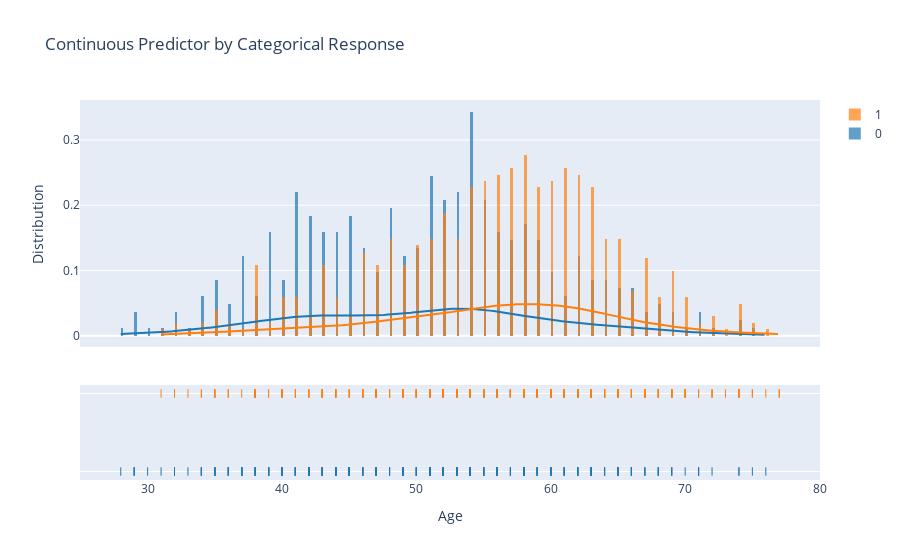
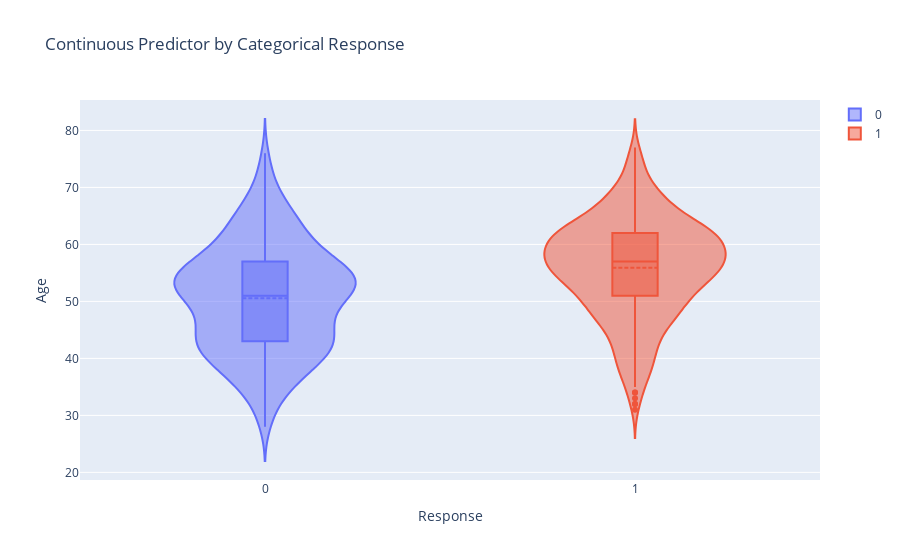
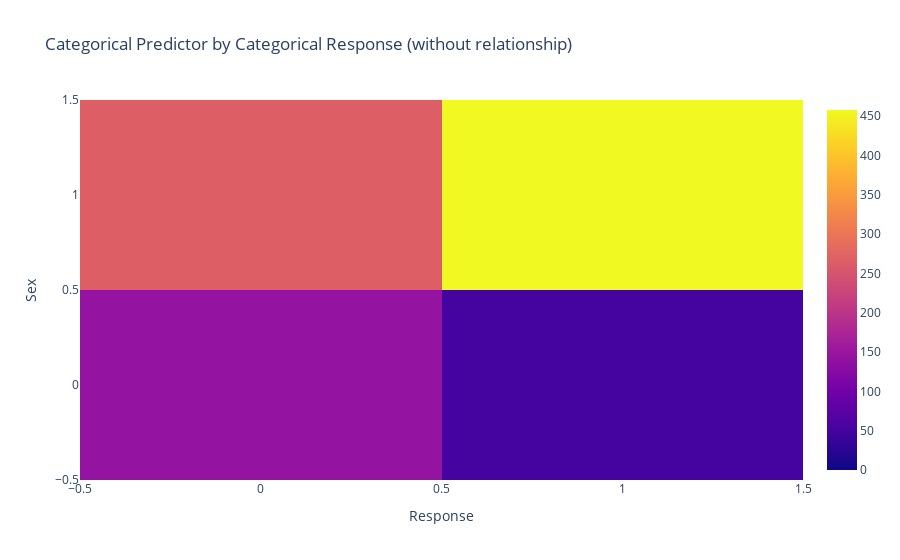
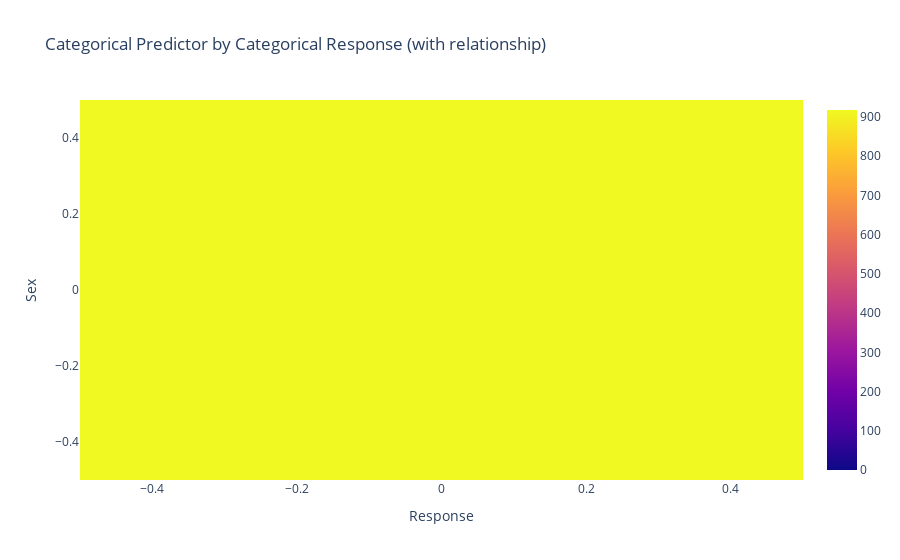

The code cell stored with these charts, in order, in its notebook:
### Code cell
import sys
 
import statsmodels.api
from plotly import express as px
from sklearn import datasets
 


def check_response(df,response):
    
    if df[response[0]].nunique()== 2:
        if df[response].dtypes[0] =="int64":
            df[response] = df[response].astype('object')
            print(df[response].columns[0],'- Categorical Response')
            return('CAT_RES') 
        else:
            print(df[response].columns[0],'- Categorical Response')
            return('CAT_RES')
    elif df[response[0]].nunique()> 2:
        if df[response].dtypes[0] =="O":
            print(df[response].columns[0],'- Categorical Response')
            return('CAT_RES')
        else:
            print(df[response].columns[0],'- Continuous Response')
            return('CONT_RES')

'''
def check_predictor(df,i,predictors):
    if df[predictors].dtypes[i] == "O" or len(df[response[0]].unique()) ==2:
        return('CAT_PRED')
    else:
        return('CONT_PRED')

'''

def check_predictor(df,i,predictors):
    if df[predictors[i]].nunique()== 2:
        if df[predictors[i]].dtypes =="int64":
            print(df[predictors].columns[i],'- Categorical Response saved as numeric')
            df[predictors[i]] = df[predictors[i]].astype('object')
            print(df[predictors].columns[i],'- Categorical Response')
            return('CAT_PRED') 
        else:
            print(df[predictors].columns[i],'- Categorical Response')
            return('CAT_PRED')
    elif df[predictors[i]].nunique()> 2:
        if df[predictors[i]].dtypes =="O":
            print(df[predictors].columns[i],'- Categorical Response')
            return('CAT_PRED')
        else:
            #print(df[predictors].columns[i],'- Continuous Response')
            return('CONT_PRED')

    
    
def cont_response_cont_predictor(df,i,response,predictors,table):
    print('Called: cont_response_cont_predictor')
    x = df[df.columns[i]]
    #print(x.values)
    y = df[df.columns[-1]]
    
    
    
    predictor = statsmodels.api.add_constant(df.iloc[:,i].T.values)
    linear_regression_model = statsmodels.api.OLS(y, predictor)
    linear_regression_model_fitted = linear_regression_model.fit()
    print(f"Variable: {df.columns[i]}")
    print(linear_regression_model_fitted.summary())
    # Get the stats
    t_value = round(linear_regression_model_fitted.tvalues[1], 6)
    p_value = "{:.6e}".format(linear_regression_model_fitted.pvalues[1])


    fig = px.scatter(x=x, y=y, trendline="ols")
    fig.update_layout(
        title="Continuous Response by Continuous Predictor",
        xaxis_title=df.columns[i],
        yaxis_title="Response",
    )
    fig.show()
    table.append([df.columns[i],'Continuous Predictor','Continuous Response',t_value,p_value])
    #print(table)
    return
    
def cat_response_cont_predictor(df,i,response,predictors,table):
    print('Called: cat_response_cont_predictor')
    #print(df[response])
    group_labels = df.iloc[:,-1].unique()
    # Group data together
    hist_data =[]
    for j in range(0,len(group_labels)):
           hist_data.append(df[df[response[0]]==group_labels[j]].iloc[:,i].values)
            
    n = len(df)
    # Create distribution plot with custom bin_size
    fig_1 = ff.create_distplot(hist_data, group_labels, bin_size=0.2)
    fig_1.update_layout(
        title="Continuous Predictor by Categorical Response",
        xaxis_title=df.columns[i],
        yaxis_title="Distribution",
    )
    fig_1.show()
    fig_2 = go.Figure()
    for curr_hist, curr_group in zip(hist_data, group_labels):
        fig_2.add_trace(
            go.Violin(
                x=np.repeat(curr_group, n),
                y=curr_hist,
                name=curr_group,
                box_visible=True,
                meanline_visible=True,
            )
        )
    fig_2.update_layout(
        title="Continuous Predictor by Categorical Response",
        xaxis_title="Response",
        yaxis_title=df.columns[i],
    )
    fig_2.show()
    
    x = df.iloc[:,i]
    y = df.iloc[:,-1].astype('category').cat.codes
    y = y.astype('int64')
    
    predictor = statsmodels.api.add_constant(df.iloc[:,i].T.values)
    log_regression_model = statsmodels.api.Logit(y, predictor)
    log_regression_model_fitted = log_regression_model.fit()
    print(f"Variable: {df.columns[i]}")
    print(log_regression_model_fitted.summary())
    # Get the stats
    t_value = round(log_regression_model_fitted.tvalues[1], 6)
    p_value = "{:.6e}".format(log_regression_model_fitted.pvalues[1])
    
    table.append([df.columns[i],'Continuous Predictor','Categorical Response',t_value,p_value])
    
    return

def cat_response_cat_predictor(df,i,response,predictors,table):
    print('Called: cat_response_cat_predictor')
    n = len(df)
    df[response] = df[response].astype('int64')
    x = df.iloc[:,i]
    y = df.iloc[:,-1]
    
    x_2 = [1 if abs(x_) > 0.5 else 0 for x_ in x]
    y_2 = [1 if abs(y_) > 0.5 else 0 for y_ in y]

    conf_matrix = confusion_matrix(x_2, y_2)

    fig_no_relationship = go.Figure(
        data=go.Heatmap(z=conf_matrix, zmin=0, zmax=conf_matrix.max())
    )
    fig_no_relationship.update_layout(
        title="Categorical Predictor by Categorical Response (without relationship)",
        xaxis_title="Response",
        yaxis_title=df.columns[i],
    )
    fig_no_relationship.show()
    

    x_2 = [1 if abs(x_) > 1.5 else 0 for x_ in x]
    y_2 = [1 if abs(y_) > 1.5 else 0 for y_ in y]

    conf_matrix = confusion_matrix(x_2, y_2)

    fig_no_relationship = go.Figure(
        data=go.Heatmap(z=conf_matrix, zmin=0, zmax=conf_matrix.max())
    )
    fig_no_relationship.update_layout(
        title="Categorical Predictor by Categorical Response (with relationship)",
        xaxis_title="Response",
        yaxis_title=df.columns[i],
    )
    fig_no_relationship.show()
    
    predictor = statsmodels.api.add_constant(df.iloc[:,i].T.values)
    log_regression_model = statsmodels.api.Logit(y, predictor)
    log_regression_model_fitted = log_regression_model.fit()
    print(f"Variable: {df.columns[i]}")
    print(log_regression_model_fitted.summary())
    # Get the stats
    t_value = round(log_regression_model_fitted.tvalues[1], 6)
    p_value = "{:.6e}".format(log_regression_model_fitted.pvalues[1])
    
    table.append([df.columns[i],'Categorical Predictor','Categorical Response',t_value,p_value])
    return


def cont_response_cat_pred(df,i,response,predictors,table):
    print('Called: cont_response_cat_pred')
    n = len(df)
    fig = px.violin(df,y=df.columns[-1],x=df.columns[i],box=True,hover_data=df.columns)
    fig.show()
    table.append([df.columns[i],'Categorical Predictor','Continuous Response',np.nan,np.nan])
    return


def random_forest():
    from sklearn.ensemble import RandomForestRegressor
    from sklearn.inspection import permutation_importance
    from sklearn.model_selection import train_test_split
    import time
    import numpy as np
    #diabetes = datasets.load_diabetes(as_frame=True)
    #df = diabetes['frame']
    X = df.iloc[:, :-1].values
    y = df.iloc[:,-1].values

    X_train, X_test, y_train, y_test = train_test_split(X, y, test_size=0.3, random_state=42)
    forest = RandomForestRegressor(random_state=0)
    forest.fit(X_train, y_train)
    
    start_time = time.time()
    importances = forest.feature_importances_
    std = np.std([tree.feature_importances_ for tree in forest.estimators_], axis=0)
    elapsed_time = time.time() - start_time
    print(f"Elapsed time to compute the importances: {elapsed_time:.3f} seconds")
    forest_importances_impurity = pd.Series(importances, index=df.iloc[:,:-1].columns)

    fig, ax = plt.subplots()
    forest_importances_impurity.plot.bar(yerr=std, ax=ax)
    ax.set_title("Feature importances using MDI")
    ax.set_ylabel("Mean decrease in impurity")
    fig.tight_layout()
    

    start_time = time.time()
    result = permutation_importance(
        forest, X_test, y_test, n_repeats=10, random_state=42, n_jobs=2
    )
    elapsed_time = time.time() - start_time
    print(f"Elapsed time to compute the importances: {elapsed_time:.3f} seconds")

    forest_importances_permutation = pd.Series(result.importances_mean, index=df.iloc[:,:-1].columns)
    fig, ax = plt.subplots()
    forest_importances_permutation.plot.bar(yerr=result.importances_std, ax=ax)
    ax.set_title("Feature importances using permutation on full model")
    ax.set_ylabel("Mean accuracy decrease")
    fig.tight_layout()
    plt.show()
    #print(result.importances_mean)
    return(result.importances_mean)
    #print(forest_importances_permutation.to_frame().rename(columns = {0:'Feature Importance'}).sort_values('Feature Importance',ascending=False))
    
 

    
if __name__ == "__main__":
    
    '''
    #Diabetes  
    diabetes = datasets.load_diabetes(as_frame=True)
    df = diabetes['frame']
    predictors = ['age','sex','bmi','bp','s1','s2','s3','s4','s5','s6']
    response = ['target']
    
    
    #Salary 
    df = pd.read_csv('salary.csv')
    df.head()
    predictors = ['Age','Sex','Location','Experience']
    response = ['Salary']
    '''
   
    #Heart 
    df = pd.read_csv('heart.csv')
    df.head()
    predictors = ['Age', 'Sex', 'ChestPainType', 'RestingBP', 'Cholesterol', 'FastingBS','RestingECG', 'MaxHR', 'ExerciseAngina', 'Oldpeak', 'ST_Slope']
    response = ['HeartDisease']
    #df[response] = df[response].astype('object')

    
    
    result_response = check_response(df,response)
    table = []
    
    print(result_response)
    for i in range(0,len(df.columns)-1):
        #result_response = check_response(df,i,response)
        result_predictor = check_predictor(df,i,predictors)
        if result_response == "CAT_RES":
            df[response] = df[response].astype(str)
            if result_predictor == "CAT_PRED":
                df.iloc[:,i]=df.iloc[:,i].astype('category').cat.codes
                cat_response_cat_predictor(df,i,response,predictors,table)
            else:
                cat_response_cont_predictor(df,i,response,predictors,table)
        else:
            if result_predictor == "CAT_PRED":
                df.iloc[:,i]=df.iloc[:,i].astype('category').cat.codes
                cont_response_cat_pred(df,i,response,predictors,table)
            else:
                cont_response_cont_predictor(df,i,response,predictors,table)
    #print(table)
    col =['Predictor Name','Predictor Type','Response Type','T score','P Score']
    table_df = pd.DataFrame (table, columns = col)
    importance_table = random_forest()
    table_df['Importance'] = importance_table
    final_table = table_df.sort_values(by='Importance', axis=0, ascending=False)
    print(final_table)
    
    #variable_type(df,predictors,response)
    #lr(df,predictors,response)

### Figure 1 — Plotly figure (JSON) as saved in the notebook; plotly's stock layout.template omitted (floating-point values rounded to 4 significant figures; data arrays with more than 128 entries replaced by an {"elided": "..."} marker saying what was removed)
{"data": [{"autobinx": false, "histnorm": "probability density", "legendgroup": "0", "marker": {"color": "rgb(31, 119, 180)"}, "name": "0", "opacity": 0.7, "type": "histogram", "x": {"elided": "410 int values"}, "xaxis": "x", "xbins": {"end": 76, "size": 0.2, "start": 28}, "yaxis": "y"}, {"autobinx": false, "histnorm": "probability density", "legendgroup": "1", "marker": {"color": "rgb(255, 127, 14)"}, "name": "1", "opacity": 0.7, "type": "histogram", "x": {"elided": "508 int values"}, "xaxis": "x", "xbins": {"end": 77, "size": 0.2, "start": 31}, "yaxis": "y"}, {"legendgroup": "0", "marker": {"color": "rgb(31, 119, 180)"}, "mode": "lines", "name": "0", "showlegend": false, "type": "scatter", "x": {"elided": "500 float values"}, "xaxis": "x", "y": {"elided": "500 float values"}, "yaxis": "y"}, {"legendgroup": "1", "marker": {"color": "rgb(255, 127, 14)"}, "mode": "lines", "name": "1", "showlegend": false, "type": "scatter", "x": {"elided": "500 float values"}, "xaxis": "x", "y": {"elided": "500 float values"}, "yaxis": "y"}, {"legendgroup": "0", "marker": {"color": "rgb(31, 119, 180)", "symbol": "line-ns-open"}, "mode": "markers", "name": "0", "showlegend": false, "type": "scatter", "x": {"elided": "410 int values"}, "xaxis": "x", "y": {"elided": "410 str values"}, "yaxis": "y2"}, {"legendgroup": "1", "marker": {"color": "rgb(255, 127, 14)", "symbol": "line-ns-open"}, "mode": "markers", "name": "1", "showlegend": false, "type": "scatter", "x": {"elided": "508 int values"}, "xaxis": "x", "y": {"elided": "508 str values"}, "yaxis": "y2"}], "layout": {"barmode": "overlay", "hovermode": "closest", "legend": {"traceorder": "reversed"}, "title": {"text": "Continuous Predictor by Categorical Response"}, "xaxis": {"anchor": "y2", "domain": [0, 1], "title": {"text": "Age"}, "zeroline": false}, "yaxis": {"anchor": "free", "domain": [0.35, 1], "position": 0, "title": {"text": "Distribution"}}, "yaxis2": {"anchor": "x", "domain": [0, 0.25], "dtick": 1, "showticklabels": false}}}

### Figure 2 — Plotly figure (JSON) as saved in the notebook; plotly's stock layout.template omitted (floating-point values rounded to 4 significant figures; data arrays with more than 128 entries replaced by an {"elided": "..."} marker saying what was removed)
{"data": [{"box": {"visible": true}, "meanline": {"visible": true}, "name": "0", "type": "violin", "x": {"elided": "918 str values"}, "y": {"elided": "410 int values"}}, {"box": {"visible": true}, "meanline": {"visible": true}, "name": "1", "type": "violin", "x": {"elided": "918 str values"}, "y": {"elided": "508 int values"}}], "layout": {"title": {"text": "Continuous Predictor by Categorical Response"}, "xaxis": {"title": {"text": "Response"}}, "yaxis": {"title": {"text": "Age"}}}}

### Figure 3 — Plotly figure (JSON) as saved in the notebook; plotly's stock layout.template omitted (floating-point values rounded to 4 significant figures)
{"data": [{"type": "heatmap", "z": [[143, 50], [267, 458]], "zmax": 458, "zmin": 0}], "layout": {"title": {"text": "Categorical Predictor by Categorical Response (without relationship)"}, "xaxis": {"title": {"text": "Response"}}, "yaxis": {"title": {"text": "Sex"}}}}

### Figure 4 — Plotly figure (JSON) as saved in the notebook; plotly's stock layout.template omitted (floating-point values rounded to 4 significant figures)
{"data": [{"type": "heatmap", "z": [[918]], "zmax": 918, "zmin": 0}], "layout": {"title": {"text": "Categorical Predictor by Categorical Response (with relationship)"}, "xaxis": {"title": {"text": "Response"}}, "yaxis": {"title": {"text": "Sex"}}}}
